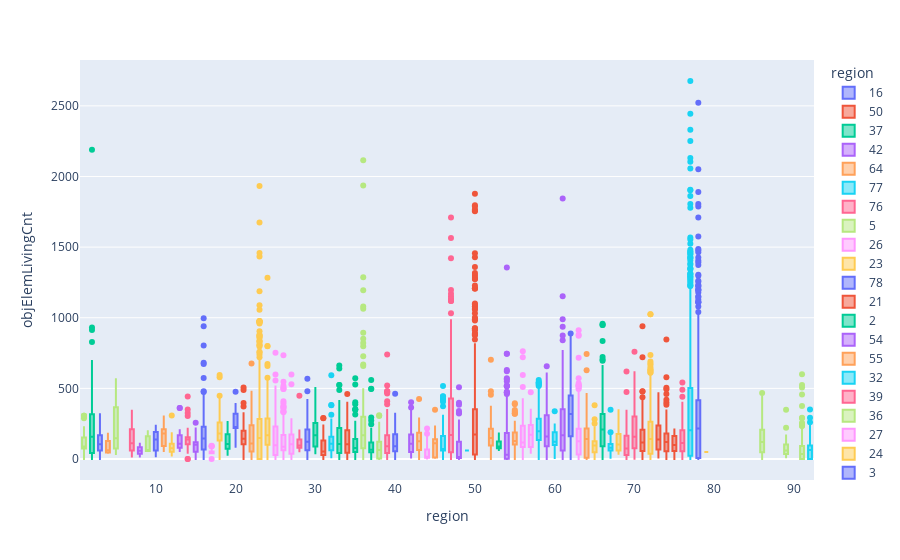

Notebook code for this chart:
### Markdown cell above
Вывод:  Медиана кол-ва этажей в строящихся зданий 11, при этом наиболее высовик здания строятся в 56 (Оренбургская область) и 66 (Свердловская область) регионе

### Code cell
fig = px.box(dfRegionCompare, x="region", y="objElemLivingCnt", color="region")
fig.show()
